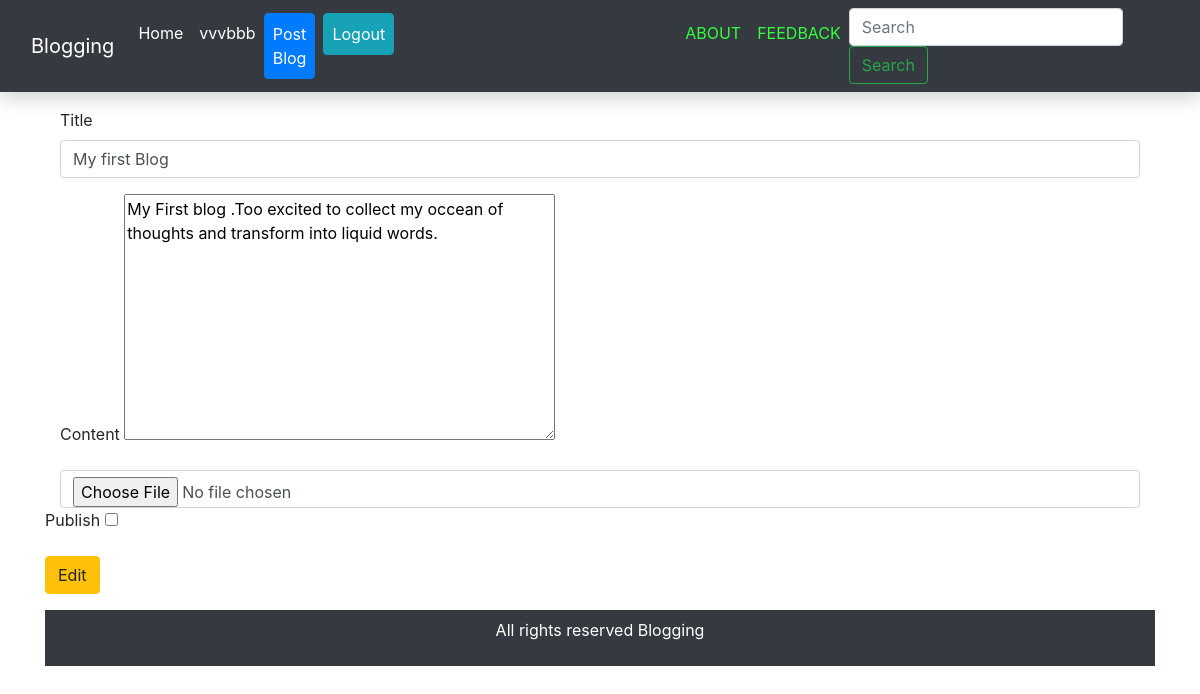
/edit/79 (signed in), run on the app's committed database.
### easyblogging/models.py (models this page shows, shortened)
class BlogModel(models.Model):
    title=models.CharField(max_length=1000)
    content =HTMLField()
    slug=models.SlugField(max_length=1000, null=True , blank=True)
    image=models.ImageField(upload_to='images/',blank=True,null=True)
    likes=models.ManyToManyField(User,related_name='likes',blank=True)
    created_at=models.DateTimeField(auto_now_add=True,null=True)
    publish = models.BooleanField(default=False)
    published = models.DateTimeField(auto_now=True)
    author = models.ForeignKey(User, on_delete=models.CASCADE)
    categories = models.ManyToManyField('Category', related_name='posts')
    def __init__(self, *args, **kwargs):
        super(BlogModel, self).__init__(*args, **kwargs)
        self.old_publish = self.publish

### easyblogging/views.py (the view, shortened to what this page needs)
# urls.py: path('edit/<int:id>', edit, name='edit'),
def edit(request,id):
    print(id)
    blog = BlogModel.objects.get(id=id)
    editblog = Edit_Blog(instance=blog)
    return render(request,'edit_blog.html',{'edit_blog':editblog})

### easyblogging/forms.py
class Edit_Blog(forms.ModelForm):
    class Meta:
        model=BlogModel
        fields=('title','content')

### templates/edit_blog.html (shortened to what this page needs)
{% extends "base.html" %}
{% block content %}
<div class="container">
    <form method="POST" class='my-3'  enctype="multipart/form-data">
    <div class="col-md-12">
           <div class="form-group">
            <label for="exampleFormControlTextarea1">Title</label>
            <input class="form-control" name="title" value="{{ edit_blog.title.value }} ">
         </div>
        <div class="form-group">
         <label for="exampleFormControlTextarea1">Content</label>
            {{edit_blog.content|safe}}
            </div>
            </div>
      <div class="col-md-12">
                <input type="file" name="image" class="form-control" >
                </div>
      <div class="form-group">
      <label for="exampleFormControlInput1">Publish</label>
     <input id="publish" type="checkbox" name="publish">
  </div>
    <input type='submit' value='Edit' class='btn btn-warning'>
    </form>
{% endblock  %}

### templates/base.html (shortened to what this page needs)
<!doctype html>
<html lang="en">
  <head>
    <link rel="stylesheet" href="https://stackpath.bootstrapcdn.com/bootstrap/4.5.2/css/bootstrap.min.css">
    <link rel="stylesheet" href="https://stackpath.bootstrapcdn.com/font-awesome/4.7.0/css/font-awesome.min.css">
      {% load static %}
    <link rel="stylesheet" href="{% static 'css/owl.carousel.min.css'%}">
    <link rel="stylesheet" href="{% static 'css/owl.theme.default.min.css'%}">
       <link href="fonts/font-awesome.min.css" rel="stylesheet" />
  </head>
    <nav class="navbar navbar-expand-lg navbar-light bg-dark shadow">
     <div class="container-fluid">
  <a class="navbar-brand text-white" href="#">Blogging</a>
  <div class="collapse navbar-collapse" id="navbarSupportedContent">
    <ul class="navbar-nav mr-auto">
      <li class="nav-item active">
        <a class="nav-link text-white" href="/">Home <span class="sr-only">(current)</span></a>
      </li>
       {% if user.is_authenticated %}
      <li class="nav-item">
        <a class="nav-link text-white" href="/">{{request.user}}</a>
      </li>
      <li class="nav-item">
        <a class="nav-link btn btn-primary text-white " href="post_blog ">Post Blog</a>
      </li>
      <li class="nav-item">
        <a class="nav-link btn btn-info text-white mx-2" href="logout">Logout</a>
      </li>
      {% endif %}
      <li><a class="nav-link " style="color:#33FF3C; display: inline-block;margin-left:275px" href="{% url 'ABOUT'%}">ABOUT</a></li>
        <li><a class="nav-link " style="color:#33FF3C; display: inline-block;" href="{% url 'FEEDBACK'%}">FEEDBACK</a></li>
    </ul>
    <form class="form-inline my-2 my-lg-0" action="{% url 'home' %}">
      <input class="form-control mr-sm-2" type="search" placeholder="Search" aria-label="Search" name= 'q'>
      <button class="btn btn-outline-success my-2 my-sm-0" type="submit">Search</button>
    </form>
  </div>
     </div>
</nav>
{%block content%}
    {% endblock %}
   <footer class="bg-dark p-2">
     <p class="text-center text-white "> All rights reserved Blogging</p>
  </footer>
</html>

### templates/base.html (style rules this page uses)
footer { clear: both; position: relative; height: 100%; margin-top: 0%; }

### data on the page
BlogModel: title "My first Blog", content "My First blog .Too excited to collect my occean of thoughts and transform into liquid words."

### other printed values
{{ request.user }} "vvvbbb"
